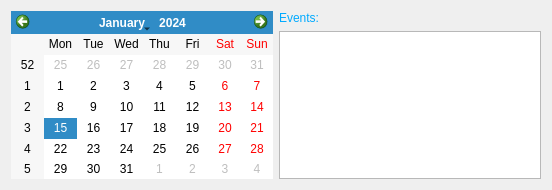
<?xml version="1.0" encoding="UTF-8"?>
<ui version="4.0">
 <class>CalendarWidget</class>
 <widget class="QWidget" name="CalendarWidget">
  <property name="geometry">
   <rect>
    <x>0</x>
    <y>0</y>
    <width>552</width>
    <height>190</height>
   </rect>
  </property>
  <property name="windowTitle">
   <string>Form</string>
  </property>
  <layout class="QHBoxLayout" name="horizontalLayout">
   <item>
    <widget class="QCalendarWidget" name="calendarWidget"/>
   </item>
   <item>
    <layout class="QVBoxLayout" name="verticalLayout">
     <item>
      <widget class="QLabel" name="label">
       <property name="styleSheet">
        <string notr="true">color: rgb(0, 170, 255)</string>
       </property>
       <property name="text">
        <string>Events:</string>
       </property>
      </widget>
     </item>
     <item>
      <widget class="QListWidget" name="listWidget"/>
     </item>
    </layout>
   </item>
  </layout>
 </widget>
 <resources/>
 <connections/>
</ui>
